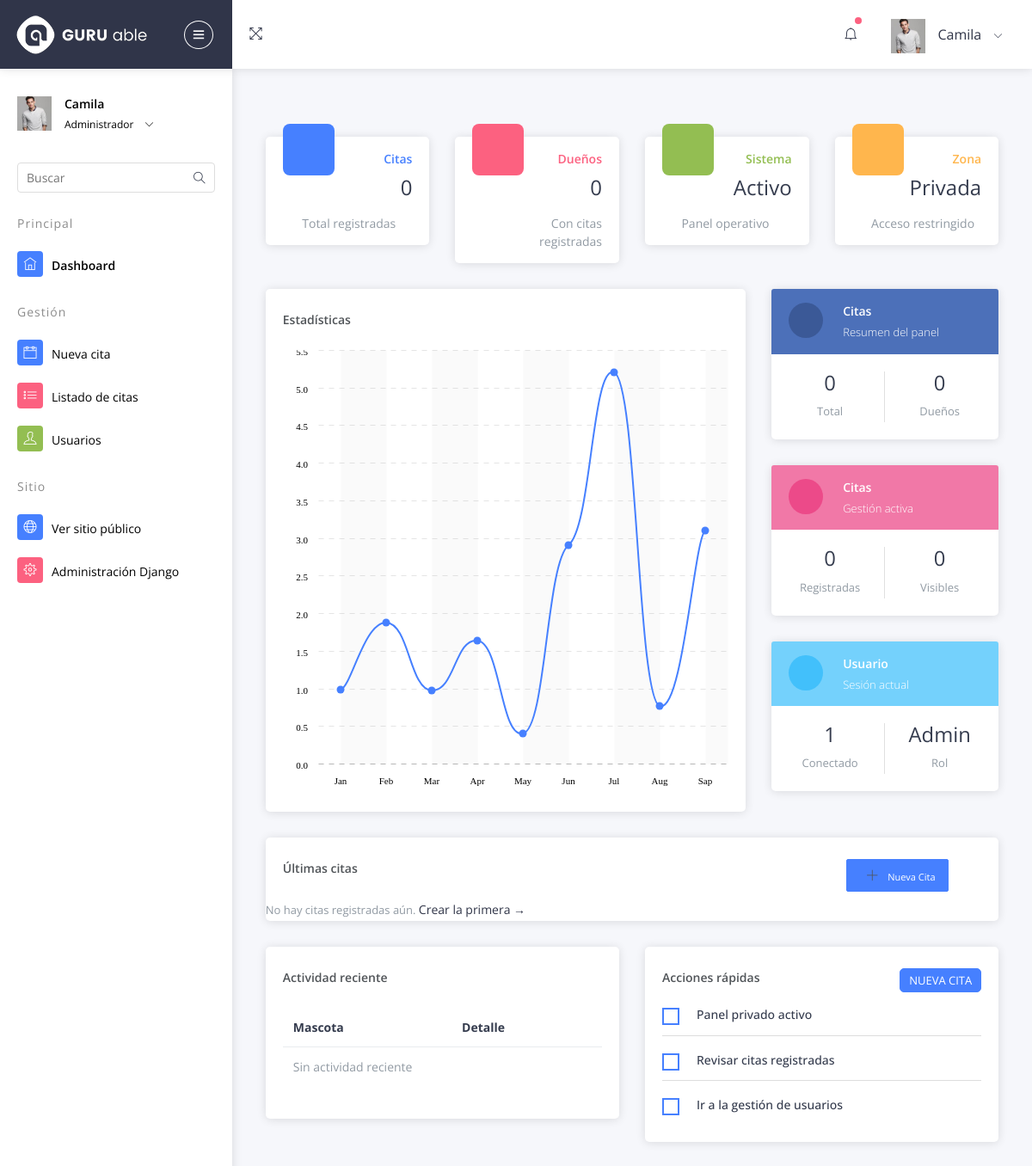
Page /dashboard/ (signed in) on the earlier database version.
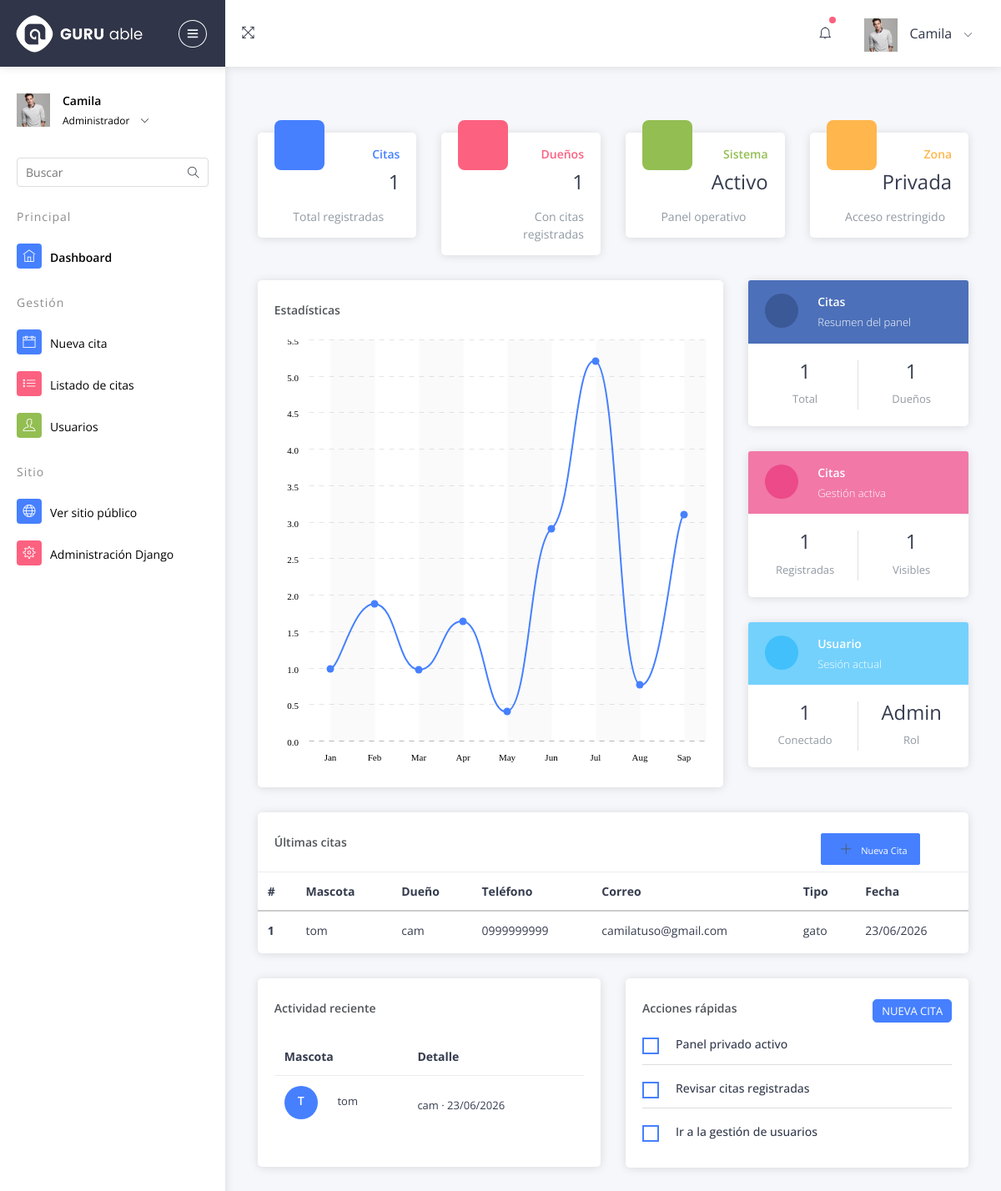
Same page on the later database version.
### inicio/models.py (models this page shows, shortened)
class CitaVeterinaria(models.Model):
    nombre_mascota = models.CharField(max_length=120, verbose_name='Nombre de la mascota')
    nombre_dueno = models.CharField(max_length=120, verbose_name='Nombre del dueño')
    telefono = models.CharField(max_length=30, verbose_name='Teléfono')
    email = models.EmailField(blank=True, verbose_name='Correo')
    direccion = models.CharField(max_length=255, blank=True, verbose_name='Dirección')
    tipo_mascota = models.CharField(max_length=50, verbose_name='Tipo de mascota')
    fecha = models.DateField(null=True, blank=True, verbose_name='Fecha de cita')
    created_at = models.DateTimeField(auto_now_add=True)
    class Meta:
        verbose_name = 'Cita Veterinaria'
        verbose_name_plural = 'Citas Veterinarias'
        ordering = ['-created_at']

### inicio/views.py (the view)
# urls.py: path('dashboard/', views.dashboard, name='dashboard'),
@login_required
def dashboard(request):
    citas = CitaVeterinaria.objects.all()
    citas_count = citas.aggregate(total=Count('id'))['total']
    duenos_count = (
        citas.exclude(nombre_dueno='')
        .values('nombre_dueno')
        .distinct()
        .count()
    )
    return render(request, 'private/dashboard.html', {
        'citas': citas,
        'citas_count': citas_count,
        'duenos_count': duenos_count,
    })

### inicio/templates/private/dashboard.html (shortened to what this page needs)
{% extends "private/base.html" %}
{% load static %}
{% block contenido %}
<div class="row">
  <div class="col-md-6 col-xl-3">
    <div class="card widget-card-1">
      <div class="card-block-small">
        <i class="icofont icofont-calendar bg-c-blue card1-icon"></i>
        <span class="text-c-blue f-w-600">Citas</span>
        <h4>{{ citas_count }}</h4>
        <div>
          <span class="f-left m-t-10 text-muted">
            <i class="text-c-blue f-16 icofont icofont-ui-calendar m-r-10"></i>Total registradas
          </span>
        </div>
      </div>
    </div>
  </div>
  <div class="col-md-6 col-xl-3">
    <div class="card widget-card-1">
      <div class="card-block-small">
        <i class="icofont icofont-users-alt-5 bg-c-pink card1-icon"></i>
        <span class="text-c-pink f-w-600">Dueños</span>
        <h4>{{ duenos_count }}</h4>
        <div>
          <span class="f-left m-t-10 text-muted">
            <i class="text-c-pink f-16 icofont icofont-users m-r-10"></i>Con citas registradas
          </span>
        </div>
      </div>
    </div>
  </div>
  <div class="col-md-6 col-xl-3">
    <div class="card widget-card-1">
      <div class="card-block-small">
        <i class="icofont icofont-check-circled bg-c-green card1-icon"></i>
        <span class="text-c-green f-w-600">Sistema</span>
        <h4>Activo</h4>
        <div>
          <span class="f-left m-t-10 text-muted">
            <i class="text-c-green f-16 icofont icofont-verification-check m-r-10"></i>Panel operativo
          </span>
        </div>
      </div>
    </div>
  </div>
  <div class="col-md-6 col-xl-3">
    <div class="card widget-card-1">
      <div class="card-block-small">
        <i class="icofont icofont-lock bg-c-yellow card1-icon"></i>
        <span class="text-c-yellow f-w-600">Zona</span>
        <h4>Privada</h4>
        <div>
          <span class="f-left m-t-10 text-muted">
            <i class="text-c-yellow f-16 icofont icofont-shield m-r-10"></i>Acceso restringido
          </span>
        </div>
      </div>
    </div>
  </div>
  <div class="col-md-12 col-xl-8">
    <div class="card">
      <div class="card-header">
        <h5>Estadísticas</h5>
        <div class="card-header-right">
          <ul class="list-unstyled card-option">
            <li><i class="icofont icofont-simple-left"></i></li>
          </ul>
        </div>
      </div>
      <div class="card-block">
        <div id="statestics-chart" style="height:517px;"></div>
      </div>
    </div>
  </div>
  <div class="col-md-12 col-xl-4">
    <div class="card fb-card">
      <div class="card-header">
        <i class="icofont icofont-social-facebook"></i>
        <div class="d-inline-block">
          <h5>Citas</h5>
          <span>Resumen del panel</span>
        </div>
      </div>
      <div class="card-block text-center">
        <div class="row">
          <div class="col-6 b-r-default">
            <h2>{{ citas_count }}</h2>
            <p class="text-muted">Total</p>
          </div>
          <div class="col-6">
            <h2>{{ duenos_count }}</h2>
            <p class="text-muted">Dueños</p>
          </div>
        </div>
      </div>
    </div>
    <div class="card dribble-card">
      <div class="card-header">
        <i class="icofont icofont-ui-calendar"></i>
        <div class="d-inline-block">
          <h5>Citas</h5>
          <span>Gestión activa</span>
        </div>
      </div>
      <div class="card-block text-center">
        <div class="row">
          <div class="col-6 b-r-default">
            <h2>{{ citas_count }}</h2>
            <p class="text-muted">Registradas</p>
          </div>
          <div class="col-6">
            <h2>{{ citas|length }}</h2>
            <p class="text-muted">Visibles</p>
          </div>
        </div>
      </div>
    </div>
    <div class="card twitter-card">
      <div class="card-header">
        <i class="icofont icofont-ui-user"></i>
        <div class="d-inline-block">
          <h5>Usuario</h5>
          <span>Sesión actual</span>
        </div>
      </div>
      <div class="card-block text-center">
        <div class="row">
          <div class="col-6 b-r-default">
            <h2>1</h2>
            <p class="text-muted">Conectado</p>
          </div>
          <div class="col-6">
            <h2>{% if request.user.is_superuser %}Admin{% else %}User{% endif %}</h2>
            <p class="text-muted">Rol</p>
          </div>
        </div>
      </div>
    </div>
  </div>
  <div class="col-md-12 col-xl-12" id="reservas">
    <div class="card">
      <div class="card-header">
        <div class="card-header-left">
          <h5>Últimas citas</h5>
        </div>
        <div class="card-header-right">
          <a href="{% url 'book' %}" class="btn btn-primary btn-sm">
            <i class="ti-plus"></i> Nueva cita
          </a>
          <ul class="list-unstyled card-option d-inline-block m-l-10">
            <li><i class="icofont icofont-simple-left"></i></li>
          </ul>
        </div>
      </div>
      <div class="card-block table-border-style">
        {% if citas %}
          <div class="table-responsive">
            <table class="table table-hover">
              <thead>
                <tr>
                  <th>#</th>
                  <th>Mascota</th>
                  <th>Dueño</th>
                  <th>Teléfono</th>
                  <th>Correo</th>
                  <th>Tipo</th>
                  <th>Fecha</th>
                </tr>
              </thead>
              <tbody>
                {% for cita in citas %}
                  <tr>
                    <th scope="row">{{ forloop.counter }}</th>
                    <td>{{ cita.nombre_mascota }}</td>
                    <td>{{ cita.nombre_dueno }}</td>
                    <td>{{ cita.telefono }}</td>
                    <td>{{ cita.email|default:"–" }}</td>
                    <td>{{ cita.tipo_mascota }}</td>
                    <td>{{ cita.fecha|date:"d/m/Y"|default:"–" }}</td>
                  </tr>
                {% endfor %}
              </tbody>
            </table>
          </div>
        {% else %}
          <p class="text-muted m-b-0">
            No hay citas registradas aún.
            <a href="{% url 'book' %}">Crear la primera →</a>
          </p>
        {% endif %}
      </div>
    </div>
  </div>
  <div class="col-md-12 col-xl-6">
    <div class="card project-task">
      <div class="card-header">
        <div class="card-header-left">
          <h5>Actividad reciente</h5>
        </div>
        <div class="card-header-right">
          <ul class="list-unstyled card-option">
            <li><i class="icofont icofont-simple-left"></i></li>
          </ul>
        </div>
      </div>
      <div class="card-block p-b-10">
        <div class="table-responsive">
          <table class="table table-hover">
            <thead>
              <tr>
                <th>Mascota</th>
                <th>Detalle</th>
              </tr>
            </thead>
            <tbody>
              {% for cita in citas|slice:":5" %}
                <tr>
                  <td>
                    <div class="task-contain">
                      <h6 class="bg-c-blue d-inline-block text-center">{{ cita.nombre_mascota|slice:":1"|upper }}</h6>
                      <p class="d-inline-block m-l-20">{{ cita.nombre_mascota }}</p>
                    </div>
                  </td>
                  <td>
                    <p class="d-inline-block m-r-20 mb-0">
                      {{ cita.nombre_dueno }}{% if cita.fecha %} · {{ cita.fecha|date:"d/m/Y" }}{% endif %}
                    </p>
                  </td>
                </tr>
              {% empty %}
                <tr>
                  <td colspan="2" class="text-muted">Sin actividad reciente</td>
                </tr>
              {% endfor %}
            </tbody>
          </table>
        </div>
      </div>
    </div>
  </div>
  <div class="col-md-12 col-xl-6">
    <div class="card add-task-card">
      <div class="card-header">
        <div class="card-header-left">
          <h5>Acciones rápidas</h5>
        </div>
        <div class="card-header-right">
          <a href="{% url 'book' %}" class="btn btn-card btn-primary">Nueva cita</a>
        </div>
      </div>
      <div class="card-block">
        <div class="to-do-list">
          <div class="checkbox-fade fade-in-primary d-block">
            <label class="check-task d-block">
              <span class="cr">
              </span>
              <span><h6>Panel privado activo</h6></span>
            </label>
          </div>
        </div>
        <div class="to-do-list">
          <div class="checkbox-fade fade-in-primary d-block">
            <label class="check-task d-block">
              <span class="cr">
              </span>
              <span><h6>Revisar citas registradas</h6></span>
            </label>
          </div>
        </div>
        <div class="to-do-list">
          <div class="checkbox-fade fade-in-primary d-block">
            <label class="check-task d-block">
              <span class="cr">
              </span>
              <span><h6>Ir a la gestión de usuarios</h6></span>
            </label>
          </div>
        </div>
      </div>
    </div>
  </div>
</div>
{% endblock %}

### inicio/templates/private/base.html (shortened to what this page needs)
{% load static %}
<!DOCTYPE html>
<html lang="es">
<head>
  <link rel="stylesheet" type="text/css" href="{% static 'private/assets/css/bootstrap/css/bootstrap.min.css' %}">
  <link rel="stylesheet" type="text/css" href="{% static 'private/assets/icon/themify-icons/themify-icons.css' %}">
  <link rel="stylesheet" type="text/css" href="{% static 'private/assets/icon/icofont/css/icofont.css' %}">
  <link rel="stylesheet" type="text/css" href="{% static 'private/assets/css/style.css' %}">
  <link rel="stylesheet" type="text/css" href="{% static 'private/assets/css/jquery.mCustomScrollbar.css' %}">
</head>
<body>
  <div id="pcoded" class="pcoded">
    <div class="pcoded-container navbar-wrapper">
      <nav class="navbar header-navbar pcoded-header">
        <div class="navbar-wrapper">
          <div class="navbar-logo">
            <a class="mobile-menu" id="mobile-collapse" href="#!">
              <i class="ti-menu"></i>
            </a>
            <a href="{% url 'dashboard' %}">
              <img class="img-fluid" src="{% static 'private/assets/images/logo.png' %}" alt="Logo">
            </a>
          </div>
          <div class="navbar-container container-fluid">
            <ul class="nav-left">
              <li>
                <a href="#!" onclick="javascript:toggleFullScreen()">
                  <i class="ti-fullscreen"></i>
                </a>
              </li>
            </ul>
            <ul class="nav-right">
              <li class="header-notification">
                <a href="#!">
                  <i class="ti-bell"></i>
                  <span class="badge bg-c-pink"></span>
                </a>
              </li>
              <li class="user-profile header-notification">
                <a href="#!">
                  <img src="{% static 'private/assets/images/avatar-4.jpg' %}" class="img-radius" alt="Avatar">
                  <span>{{ request.user.get_full_name|default:request.user.username }}</span>
                  <i class="ti-angle-down"></i>
                </a>
              </li>
            </ul>
          </div>
        </div>
      </nav>
      <div class="pcoded-main-container">
        <div class="pcoded-wrapper">
          <nav class="pcoded-navbar">
            <div class="pcoded-inner-navbar main-menu">
              <div>
                <div class="main-menu-header">
                  <img class="img-40 img-radius" src="{% static 'private/assets/images/avatar-4.jpg' %}" alt="Avatar">
                  <div class="user-details">
                    <span>{{ request.user.get_full_name|default:request.user.username }}</span>
                    <span id="more-details">
                      {% if request.user.is_superuser %}Administrador{% else %}Usuario{% endif %}
                      <i class="ti-angle-down"></i>
                    </span>
                  </div>
                </div>
              </div>
              <div class="pcoded-search">
                <div class="pcoded-search-box">
                  <input type="text" placeholder="Buscar">
                  <span class="search-icon"><i class="ti-search" aria-hidden="true"></i></span>
                </div>
              </div>
              <div class="pcoded-navigatio-lavel">Principal</div>
              <ul class="pcoded-item pcoded-left-item">
                <li class="{% if request.resolver_match.url_name == 'dashboard' %}active{% endif %}">
                  <a href="{% url 'dashboard' %}">
                    <span class="pcoded-micon"><i class="ti-home"></i><b>D</b></span>
                    <span class="pcoded-mtext">Dashboard</span>
                  </a>
                </li>
              </ul>
              <div class="pcoded-navigatio-lavel">Gestión</div>
              <ul class="pcoded-item pcoded-left-item">
                <li class="{% if request.resolver_match.url_name == 'book' %}active{% endif %}">
                  <a href="{% url 'book' %}">
                    <span class="pcoded-micon"><i class="ti-calendar"></i><b>R</b></span>
                    <span class="pcoded-mtext">Nueva cita</span>
                  </a>
                </li>
                <li>
                  <a href="{% url 'dashboard' %}#reservas">
                    <span class="pcoded-micon"><i class="ti-list"></i><b>T</b></span>
                    <span class="pcoded-mtext">Listado de citas</span>
                  </a>
                </li>
                <li class="">
                  <a href="{% url 'lista_usuarios' %}">
                    <span class="pcoded-micon"><i class="ti-user"></i><b>U</b></span>
                    <span class="pcoded-mtext">Usuarios</span>
                  </a>
                </li>
              </ul>
              <div class="pcoded-navigatio-lavel">Sitio</div>
              <ul class="pcoded-item pcoded-left-item">
                <li>
                  <a href="{% url 'inicio' %}">
                    <span class="pcoded-micon"><i class="ti-world"></i><b>S</b></span>
                    <span class="pcoded-mtext">Ver sitio público</span>
                  </a>
                </li>
                <li>
                  <a href="/admin/">
                    <span class="pcoded-micon"><i class="ti-settings"></i><b>A</b></span>
                    <span class="pcoded-mtext">Administración Django</span>
                  </a>
                </li>
              </ul>
            </div>
          </nav>
          <div class="pcoded-content">
            <div class="pcoded-inner-content">
              <div class="main-body">
                <div class="page-wrapper">
                  <div class="page-body">
                    {% block contenido %}{% endblock %}
                  </div>
                </div>
              </div>
            </div>
          </div>
        </div>
      </div>
    </div>
  </div>
</body>
</html>

Differences in the rows shown:
added CitaVeterinaria: nombre_mascota "tom", nombre_dueno "cam", telefono "0999999999", email "camilatuso@gmail.com", tipo_mascota "gato", fecha "23/06/2026", nombre_mascota "T"
Other differences:
{{ citas_count }}: "0" → "1"
{{ duenos_count }}: "0" → "1"
{{ citas|length }}: "0" → "1"
text no longer shown: "No hay citas registradas aún. Crear la primera → Sin actividad reciente"
text now shown: "# Mascota Dueño Teléfono Correo Tipo Fecha"
